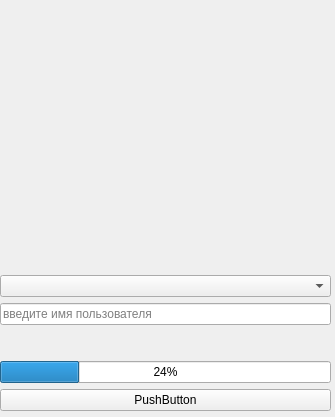
<?xml version="1.0" encoding="UTF-8"?>
<ui version="4.0">
 <class>MainWindow</class>
 <widget class="QMainWindow" name="MainWindow">
  <property name="geometry">
   <rect>
    <x>0</x>
    <y>0</y>
    <width>335</width>
    <height>417</height>
   </rect>
  </property>
  <property name="windowTitle">
   <string>MainWindow</string>
  </property>
  <widget class="QWidget" name="centralwidget">
   <widget class="QWidget" name="verticalLayoutWidget">
    <property name="geometry">
     <rect>
      <x>0</x>
      <y>0</y>
      <width>331</width>
      <height>411</height>
     </rect>
    </property>
    <layout class="QVBoxLayout" name="verticalLayout">
     <item>
      <spacer name="verticalSpacer">
       <property name="orientation">
        <enum>Qt::Vertical</enum>
       </property>
       <property name="sizeHint" stdset="0">
        <size>
         <width>20</width>
         <height>40</height>
        </size>
       </property>
      </spacer>
     </item>
     <item>
      <widget class="QComboBox" name="comboBox"/>
     </item>
     <item>
      <widget class="QLineEdit" name="lineEdit">
       <property name="placeholderText">
        <string>введите имя пользователя</string>
       </property>
      </widget>
     </item>
     <item>
      <spacer name="verticalSpacer_2">
       <property name="orientation">
        <enum>Qt::Vertical</enum>
       </property>
       <property name="sizeType">
        <enum>QSizePolicy::Minimum</enum>
       </property>
       <property name="sizeHint" stdset="0">
        <size>
         <width>20</width>
         <height>30</height>
        </size>
       </property>
      </spacer>
     </item>
     <item>
      <widget class="QProgressBar" name="progressBar">
       <property name="value">
        <number>24</number>
       </property>
      </widget>
     </item>
     <item>
      <widget class="QPushButton" name="pushButton">
       <property name="text">
        <string>PushButton</string>
       </property>
      </widget>
     </item>
    </layout>
   </widget>
  </widget>
 </widget>
 <resources/>
 <connections/>
</ui>
